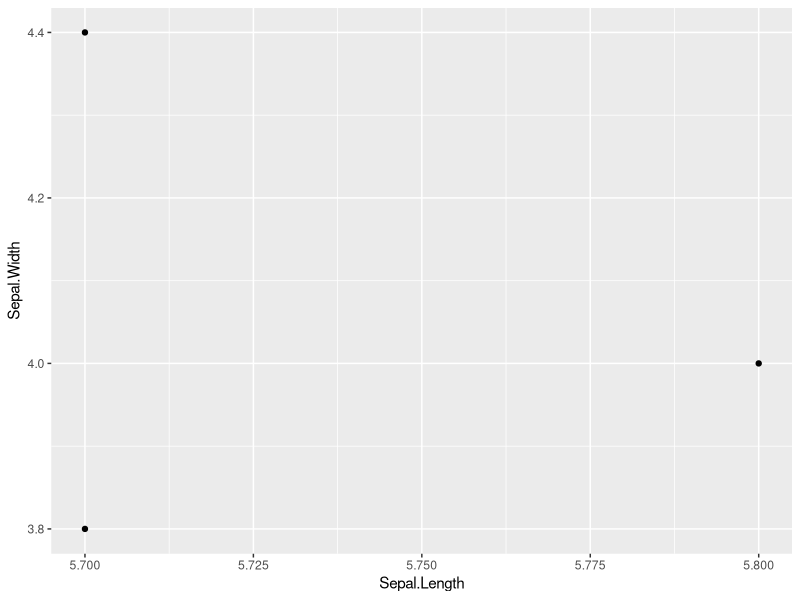

This chart was generated by the following R code:
## ---- chunk 1
iris[iris$Species == 'setosa' & iris$Sepal.Length > 5.5, grepl('Sepal', colnames(iris))]
subset(iris, subset = Species == 'setosa' & Sepal.Length > 5.5, select = grepl('Sepal', colnames(iris)))
## ---- chunk 2
# https://github.com/Rdatatable/data.table/issues/4513
# https://d.cosx.org/d/421532-datatable-base-r
library(data.table)
iris <- as.data.table(iris)
## ---- chunk 3
iris[Species == "setosa" & Sepal.Length > 5.5, grepl("Sepal", colnames(iris))]
## ---- chunk 4
iris[Species == "setosa" & Sepal.Length > 5.5, grepl("Sepal", colnames(iris)), with = FALSE]
## ---- chunk 5
iris[Species == "setosa" & Sepal.Length > 5.5, mget(grep("Sepal", colnames(iris), value = TRUE))]
## ---- chunk 6
iris[Species == 'setosa' & Sepal.Length > 5.5, .SD, .SDcols = patterns('Sepal')]
## ---- chunk 7
library(data.table)

dt <- data.table(
  x = rep(1:3, each = 3), y = rep(1:3, 3),
  z = rep(c("A", "B", "C"), 3), w = rep(c("a", "b", "a"), each = 3)
)

dt[, .(x_sum = sum(x), y_sum = sum(y)), by = .(z, w)]
dt[, .(x_sum = sum(x), y_sum = sum(y)), by = mget(c("z", "w"))]
## ---- chunk 8
dat1 <- data.frame(x = c(0, 0, 10, 10, 20, 20, 30, 30), y = c(1, 1, 2, 2, 3, 3, 4, 4))
dat2 <- data.frame(x = c(0, 10, 20, 30), z = c(3, 4, 5, 6))

data.frame(dat1, z = dat2$z[match(dat1$x, dat2$x)])

merge(dat1, dat2)
## ---- chunk 9
# 数值型变量的列的位置
which(sapply(iris, is.numeric))
## ---- chunk 10
iris[,sapply(iris, is.numeric), with = F][Sepal.Length > 7.5]
## ---- chunk 11
class(iris)
## ---- chunk 12
library(magrittr)
library(ggplot2)
iris %>%
  as.data.table(.) %>%
  .[Species == "setosa"] %>% # 行过滤
  .[Sepal.Length > 5.5] %>% # 行过滤
  # .[, mget(grep("Sepal", colnames(.), value = TRUE))] %>% # 列过滤
  .[, grepl("Sepal", colnames(.)), with = FALSE] %>%
  ggplot(aes(x = Sepal.Length, y = Sepal.Width)) + # 绘图
  geom_point()
